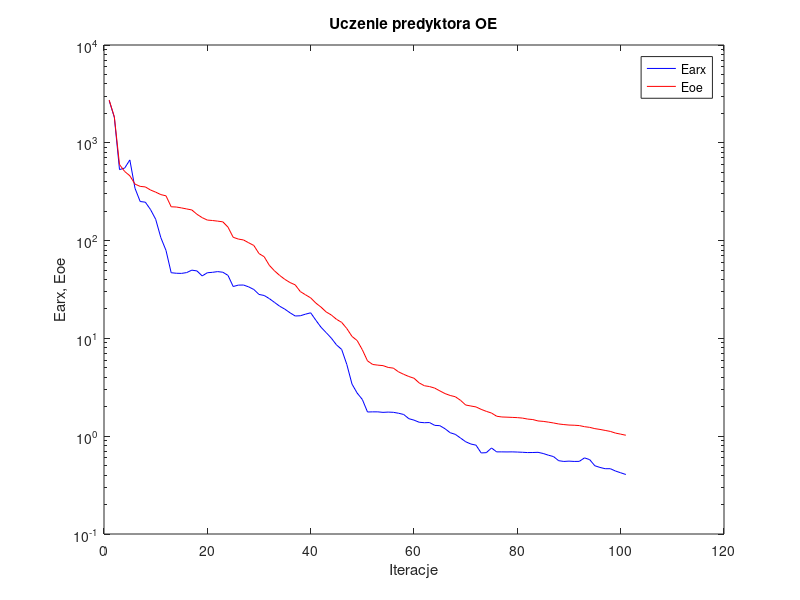
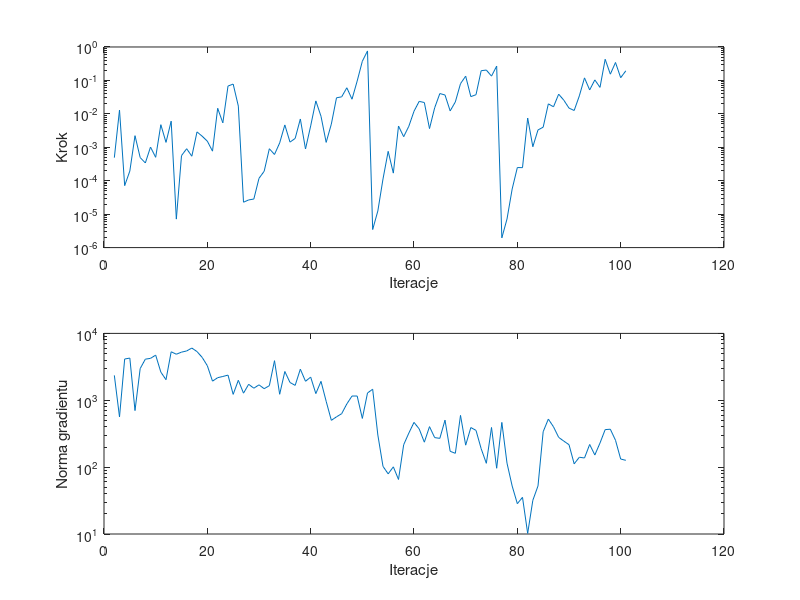

These charts were generated, in order, by the following MATLAB code:
%uczenie predyktora oe
clear all;
n=0; farx(n+1)=2.702860e+003; foe(n+1)=2.735673e+003; wspucz(n+1)=0.000000e+000; ng(n+1)=0.000000e+000;
%odnowa zmiennej metryki
n=1; farx(n+1)=1.823528e+003; foe(n+1)=1.839936e+003; krok(n+1)=4.898436e-004; ng(n+1)=2.356277e+003;
n=2; farx(n+1)=5.321561e+002; foe(n+1)=5.996156e+002; krok(n+1)=1.299379e-002; ng(n+1)=5.635177e+002;
n=3; farx(n+1)=5.513459e+002; foe(n+1)=5.092595e+002; krok(n+1)=7.130722e-005; ng(n+1)=4.140136e+003;
n=4; farx(n+1)=6.680035e+002; foe(n+1)=4.602102e+002; krok(n+1)=1.951338e-004; ng(n+1)=4.273679e+003;
n=5; farx(n+1)=3.426624e+002; foe(n+1)=3.780609e+002; krok(n+1)=2.223715e-003; ng(n+1)=7.006910e+002;
n=6; farx(n+1)=2.510640e+002; foe(n+1)=3.584836e+002; krok(n+1)=4.939417e-004; ng(n+1)=2.975496e+003;
n=7; farx(n+1)=2.470871e+002; foe(n+1)=3.539321e+002; krok(n+1)=3.395966e-004; ng(n+1)=4.117985e+003;
n=8; farx(n+1)=2.078427e+002; foe(n+1)=3.291580e+002; krok(n+1)=1.016331e-003; ng(n+1)=4.233197e+003;
n=9; farx(n+1)=1.653340e+002; foe(n+1)=3.129790e+002; krok(n+1)=5.018139e-004; ng(n+1)=4.732111e+003;
n=10; farx(n+1)=1.072484e+002; foe(n+1)=2.954170e+002; krok(n+1)=4.743100e-003; ng(n+1)=2.635739e+003;
n=11; farx(n+1)=7.932558e+001; foe(n+1)=2.868868e+002; krok(n+1)=1.402081e-003; ng(n+1)=2.030855e+003;
n=12; farx(n+1)=4.694964e+001; foe(n+1)=2.217560e+002; krok(n+1)=6.042575e-003; ng(n+1)=5.308480e+003;
n=13; farx(n+1)=4.635652e+001; foe(n+1)=2.204848e+002; krok(n+1)=7.114163e-006; ng(n+1)=4.880739e+003;
n=14; farx(n+1)=4.621320e+001; foe(n+1)=2.158718e+002; krok(n+1)=5.636956e-004; ng(n+1)=5.242645e+003;
n=15; farx(n+1)=4.709471e+001; foe(n+1)=2.107183e+002; krok(n+1)=9.053002e-004; ng(n+1)=5.463175e+003;
n=16; farx(n+1)=4.988563e+001; foe(n+1)=2.058026e+002; krok(n+1)=5.404980e-004; ng(n+1)=6.036635e+003;
n=17; farx(n+1)=4.895476e+001; foe(n+1)=1.856839e+002; krok(n+1)=2.885366e-003; ng(n+1)=5.345959e+003;
n=18; farx(n+1)=4.353559e+001; foe(n+1)=1.716991e+002; krok(n+1)=2.145173e-003; ng(n+1)=4.376008e+003;
n=19; farx(n+1)=4.692424e+001; foe(n+1)=1.621420e+002; krok(n+1)=1.524981e-003; ng(n+1)=3.285365e+003;
n=20; farx(n+1)=4.739376e+001; foe(n+1)=1.605000e+002; krok(n+1)=7.663457e-004; ng(n+1)=1.931531e+003;
n=21; farx(n+1)=4.819303e+001; foe(n+1)=1.581401e+002; krok(n+1)=1.468412e-002; ng(n+1)=2.175990e+003;
n=22; farx(n+1)=4.748793e+001; foe(n+1)=1.555778e+002; krok(n+1)=5.381741e-003; ng(n+1)=2.268584e+003;
n=23; farx(n+1)=4.408576e+001; foe(n+1)=1.372383e+002; krok(n+1)=6.778645e-002; ng(n+1)=2.378088e+003;
n=24; farx(n+1)=3.392745e+001; foe(n+1)=1.081302e+002; krok(n+1)=7.780615e-002; ng(n+1)=1.224941e+003;
n=25; farx(n+1)=3.506523e+001; foe(n+1)=1.037022e+002; krok(n+1)=1.706649e-002; ng(n+1)=1.990841e+003;
%odnowa zmiennej metryki
n=26; farx(n+1)=3.514057e+001; foe(n+1)=1.015211e+002; krok(n+1)=2.277085e-005; ng(n+1)=1.276705e+003;
n=27; farx(n+1)=3.364037e+001; foe(n+1)=9.503064e+001; krok(n+1)=2.663397e-005; ng(n+1)=1.733413e+003;
n=28; farx(n+1)=3.162187e+001; foe(n+1)=8.915929e+001; krok(n+1)=2.832743e-005; ng(n+1)=1.514412e+003;
n=29; farx(n+1)=2.815753e+001; foe(n+1)=7.366104e+001; krok(n+1)=1.180993e-004; ng(n+1)=1.701156e+003;
n=30; farx(n+1)=2.746921e+001; foe(n+1)=6.842549e+001; krok(n+1)=1.915864e-004; ng(n+1)=1.489665e+003;
n=31; farx(n+1)=2.552136e+001; foe(n+1)=5.585132e+001; krok(n+1)=9.053002e-004; ng(n+1)=1.651328e+003;
n=32; farx(n+1)=2.333815e+001; foe(n+1)=4.905478e+001; krok(n+1)=6.100243e-004; ng(n+1)=3.907787e+003;
n=33; farx(n+1)=2.134010e+001; foe(n+1)=4.404403e+001; krok(n+1)=1.350546e-003; ng(n+1)=1.229153e+003;
n=34; farx(n+1)=1.990228e+001; foe(n+1)=4.015883e+001; krok(n+1)=4.663178e-003; ng(n+1)=2.693276e+003;
n=35; farx(n+1)=1.828593e+001; foe(n+1)=3.725366e+001; krok(n+1)=1.427772e-003; ng(n+1)=1.843776e+003;
n=36; farx(n+1)=1.694900e+001; foe(n+1)=3.529536e+001; krok(n+1)=1.841613e-003; ng(n+1)=1.670184e+003;
n=37; farx(n+1)=1.704510e+001; foe(n+1)=3.011238e+001; krok(n+1)=7.029269e-003; ng(n+1)=2.917852e+003;
n=38; farx(n+1)=1.769355e+001; foe(n+1)=2.792530e+001; krok(n+1)=8.897443e-004; ng(n+1)=1.923073e+003;
n=39; farx(n+1)=1.827315e+001; foe(n+1)=2.597013e+001; krok(n+1)=4.352152e-003; ng(n+1)=2.219859e+003;
n=40; farx(n+1)=1.535084e+001; foe(n+1)=2.297721e+001; krok(n+1)=2.439969e-002; ng(n+1)=1.257921e+003;
n=41; farx(n+1)=1.300884e+001; foe(n+1)=2.089709e+001; krok(n+1)=8.468065e-003; ng(n+1)=1.918367e+003;
n=42; farx(n+1)=1.146139e+001; foe(n+1)=1.865023e+001; krok(n+1)=1.402081e-003; ng(n+1)=9.642053e+002;
n=43; farx(n+1)=1.005880e+001; foe(n+1)=1.734846e+001; krok(n+1)=4.944619e-003; ng(n+1)=5.010662e+002;
n=44; farx(n+1)=8.580399e+000; foe(n+1)=1.567134e+001; krok(n+1)=3.022871e-002; ng(n+1)=5.652281e+002;
n=45; farx(n+1)=7.711711e+000; foe(n+1)=1.458489e+001; krok(n+1)=3.229291e-002; ng(n+1)=6.298894e+002;
n=46; farx(n+1)=5.406445e+000; foe(n+1)=1.260493e+001; krok(n+1)=6.024636e-002; ng(n+1)=8.819888e+002;
n=47; farx(n+1)=3.411993e+000; foe(n+1)=1.047607e+001; krok(n+1)=2.741202e-002; ng(n+1)=1.156683e+003;
n=48; farx(n+1)=2.760360e+000; foe(n+1)=9.504260e+000; krok(n+1)=9.569438e-002; ng(n+1)=1.157784e+003;
n=49; farx(n+1)=2.375024e+000; foe(n+1)=7.652004e+000; krok(n+1)=3.745525e-001; ng(n+1)=5.347610e+002;
n=50; farx(n+1)=1.768272e+000; foe(n+1)=5.891331e+000; krok(n+1)=7.612154e-001; ng(n+1)=1.284069e+003;
%odnowa zmiennej metryki
n=51; farx(n+1)=1.774238e+000; foe(n+1)=5.413717e+000; krok(n+1)=3.467514e-006; ng(n+1)=1.462729e+003;
n=52; farx(n+1)=1.773705e+000; foe(n+1)=5.328519e+000; krok(n+1)=1.245057e-005; ng(n+1)=3.026269e+002;
n=53; farx(n+1)=1.752701e+000; foe(n+1)=5.268437e+000; krok(n+1)=1.131625e-004; ng(n+1)=1.026412e+002;
n=54; farx(n+1)=1.764435e+000; foe(n+1)=5.048984e+000; krok(n+1)=7.559922e-004; ng(n+1)=7.931052e+001;
n=55; farx(n+1)=1.754758e+000; foe(n+1)=4.967730e+000; krok(n+1)=1.688183e-004; ng(n+1)=1.010009e+002;
n=56; farx(n+1)=1.717502e+000; foe(n+1)=4.551841e+000; krok(n+1)=4.323984e-003; ng(n+1)=6.540216e+001;
n=57; farx(n+1)=1.668173e+000; foe(n+1)=4.292833e+000; krok(n+1)=2.075244e-003; ng(n+1)=2.162252e+002;
n=58; farx(n+1)=1.510977e+000; foe(n+1)=4.077861e+000; krok(n+1)=4.258262e-003; ng(n+1)=3.229042e+002;
n=59; farx(n+1)=1.459831e+000; foe(n+1)=3.915036e+000; krok(n+1)=1.196180e-002; ng(n+1)=4.669175e+002;
n=60; farx(n+1)=1.389267e+000; foe(n+1)=3.508384e+000; krok(n+1)=2.362755e-002; ng(n+1)=3.735996e+002;
n=61; farx(n+1)=1.373404e+000; foe(n+1)=3.281549e+000; krok(n+1)=2.183177e-002; ng(n+1)=2.361369e+002;
n=62; farx(n+1)=1.379676e+000; foe(n+1)=3.218429e+000; krok(n+1)=3.625910e-003; ng(n+1)=4.033330e+002;
n=63; farx(n+1)=1.291196e+000; foe(n+1)=3.104475e+000; krok(n+1)=1.518514e-002; ng(n+1)=2.764424e+002;
n=64; farx(n+1)=1.281545e+000; foe(n+1)=2.907050e+000; krok(n+1)=4.050274e-002; ng(n+1)=2.692969e+002;
n=65; farx(n+1)=1.192654e+000; foe(n+1)=2.728437e+000; krok(n+1)=3.663964e-002; ng(n+1)=5.048353e+002;
n=66; farx(n+1)=1.085743e+000; foe(n+1)=2.608932e+000; krok(n+1)=1.226153e-002; ng(n+1)=1.725044e+002;
n=67; farx(n+1)=1.043988e+000; foe(n+1)=2.531935e+000; krok(n+1)=2.272397e-002; ng(n+1)=1.609923e+002;
n=68; farx(n+1)=9.580855e-001; foe(n+1)=2.328118e+000; krok(n+1)=8.005809e-002; ng(n+1)=5.942289e+002;
n=69; farx(n+1)=8.778820e-001; foe(n+1)=2.084566e+000; krok(n+1)=1.340624e-001; ng(n+1)=2.130674e+002;
n=70; farx(n+1)=8.318993e-001; foe(n+1)=2.036336e+000; krok(n+1)=3.276344e-002; ng(n+1)=3.907502e+002;
n=71; farx(n+1)=8.099219e-001; foe(n+1)=1.992480e+000; krok(n+1)=3.737824e-002; ng(n+1)=3.546083e+002;
n=72; farx(n+1)=6.743545e-001; foe(n+1)=1.881503e+000; krok(n+1)=1.951976e-001; ng(n+1)=1.885450e+002;
n=73; farx(n+1)=6.788356e-001; foe(n+1)=1.794902e+000; krok(n+1)=2.041642e-001; ng(n+1)=1.141039e+002;
n=74; farx(n+1)=7.580234e-001; foe(n+1)=1.725448e+000; krok(n+1)=1.344556e-001; ng(n+1)=3.918419e+002;
n=75; farx(n+1)=6.913998e-001; foe(n+1)=1.600157e+000; krok(n+1)=2.680018e-001; ng(n+1)=9.622465e+001;
%odnowa zmiennej metryki
n=76; farx(n+1)=6.914426e-001; foe(n+1)=1.572500e+000; krok(n+1)=1.955462e-006; ng(n+1)=4.665476e+002;
n=77; farx(n+1)=6.904412e-001; foe(n+1)=1.565511e+000; krok(n+1)=7.156975e-006; ng(n+1)=1.147087e+002;
n=78; farx(n+1)=6.915346e-001; foe(n+1)=1.557309e+000; krok(n+1)=5.658127e-005; ng(n+1)=5.214513e+001;
n=79; farx(n+1)=6.885823e-001; foe(n+1)=1.548409e+000; krok(n+1)=2.478815e-004; ng(n+1)=2.842113e+001;
n=80; farx(n+1)=6.848420e-001; foe(n+1)=1.531556e+000; krok(n+1)=2.460936e-004; ng(n+1)=3.534900e+001;
n=81; farx(n+1)=6.802462e-001; foe(n+1)=1.496608e+000; krok(n+1)=7.504897e-003; ng(n+1)=1.020917e+001;
n=82; farx(n+1)=6.811208e-001; foe(n+1)=1.479748e+000; krok(n+1)=1.038427e-003; ng(n+1)=3.192296e+001;
n=83; farx(n+1)=6.843328e-001; foe(n+1)=1.432520e+000; krok(n+1)=3.303815e-003; ng(n+1)=5.236185e+001;
n=84; farx(n+1)=6.657586e-001; foe(n+1)=1.417932e+000; krok(n+1)=3.990929e-003; ng(n+1)=3.384868e+002;
n=85; farx(n+1)=6.397451e-001; foe(n+1)=1.393405e+000; krok(n+1)=1.991120e-002; ng(n+1)=5.230982e+002;
n=86; farx(n+1)=6.191637e-001; foe(n+1)=1.365804e+000; krok(n+1)=1.626130e-002; ng(n+1)=4.007356e+002;
n=87; farx(n+1)=5.616650e-001; foe(n+1)=1.333912e+000; krok(n+1)=3.879553e-002; ng(n+1)=2.787656e+002;
n=88; farx(n+1)=5.520167e-001; foe(n+1)=1.315191e+000; krok(n+1)=2.556212e-002; ng(n+1)=2.447758e+002;
n=89; farx(n+1)=5.561349e-001; foe(n+1)=1.300271e+000; krok(n+1)=1.486332e-002; ng(n+1)=2.166643e+002;
n=90; farx(n+1)=5.521391e-001; foe(n+1)=1.294634e+000; krok(n+1)=1.260621e-002; ng(n+1)=1.120347e+002;
n=91; farx(n+1)=5.530858e-001; foe(n+1)=1.284210e+000; krok(n+1)=3.450322e-002; ng(n+1)=1.405526e+002;
n=92; farx(n+1)=6.002818e-001; foe(n+1)=1.251407e+000; krok(n+1)=1.191056e-001; ng(n+1)=1.370686e+002;
n=93; farx(n+1)=5.761083e-001; foe(n+1)=1.231386e+000; krok(n+1)=5.184392e-002; ng(n+1)=2.182440e+002;
n=94; farx(n+1)=4.985924e-001; foe(n+1)=1.195271e+000; krok(n+1)=1.036878e-001; ng(n+1)=1.519073e+002;
n=95; farx(n+1)=4.792584e-001; foe(n+1)=1.172741e+000; krok(n+1)=6.189726e-002; ng(n+1)=2.295195e+002;
n=96; farx(n+1)=4.651538e-001; foe(n+1)=1.145792e+000; krok(n+1)=4.288049e-001; ng(n+1)=3.641333e+002;
n=97; farx(n+1)=4.652577e-001; foe(n+1)=1.119226e+000; krok(n+1)=1.537931e-001; ng(n+1)=3.689281e+002;
n=98; farx(n+1)=4.403999e-001; foe(n+1)=1.075934e+000; krok(n+1)=3.435737e-001; ng(n+1)=2.521782e+002;
n=99; farx(n+1)=4.227349e-001; foe(n+1)=1.049844e+000; krok(n+1)=1.204927e-001; ng(n+1)=1.322148e+002;
n=100; farx(n+1)=4.059005e-001; foe(n+1)=1.022719e+000; krok(n+1)=1.937164e-001; ng(n+1)=1.263741e+002;

figure; semilogy(farx,'b'); hold on; semilogy(foe,'r'); xlabel('Iteracje'); ylabel('Earx, Eoe'); legend('Earx','Eoe'); title('Uczenie predyktora OE');
figure; subplot(2,1,1); semilogy(krok); xlabel('Iteracje'); ylabel('Krok');
subplot(2,1,2); semilogy(ng); xlabel('Iteracje'); ylabel('Norma gradientu');
Earx=farx(n+1)
Eoe=foe(n+1)
